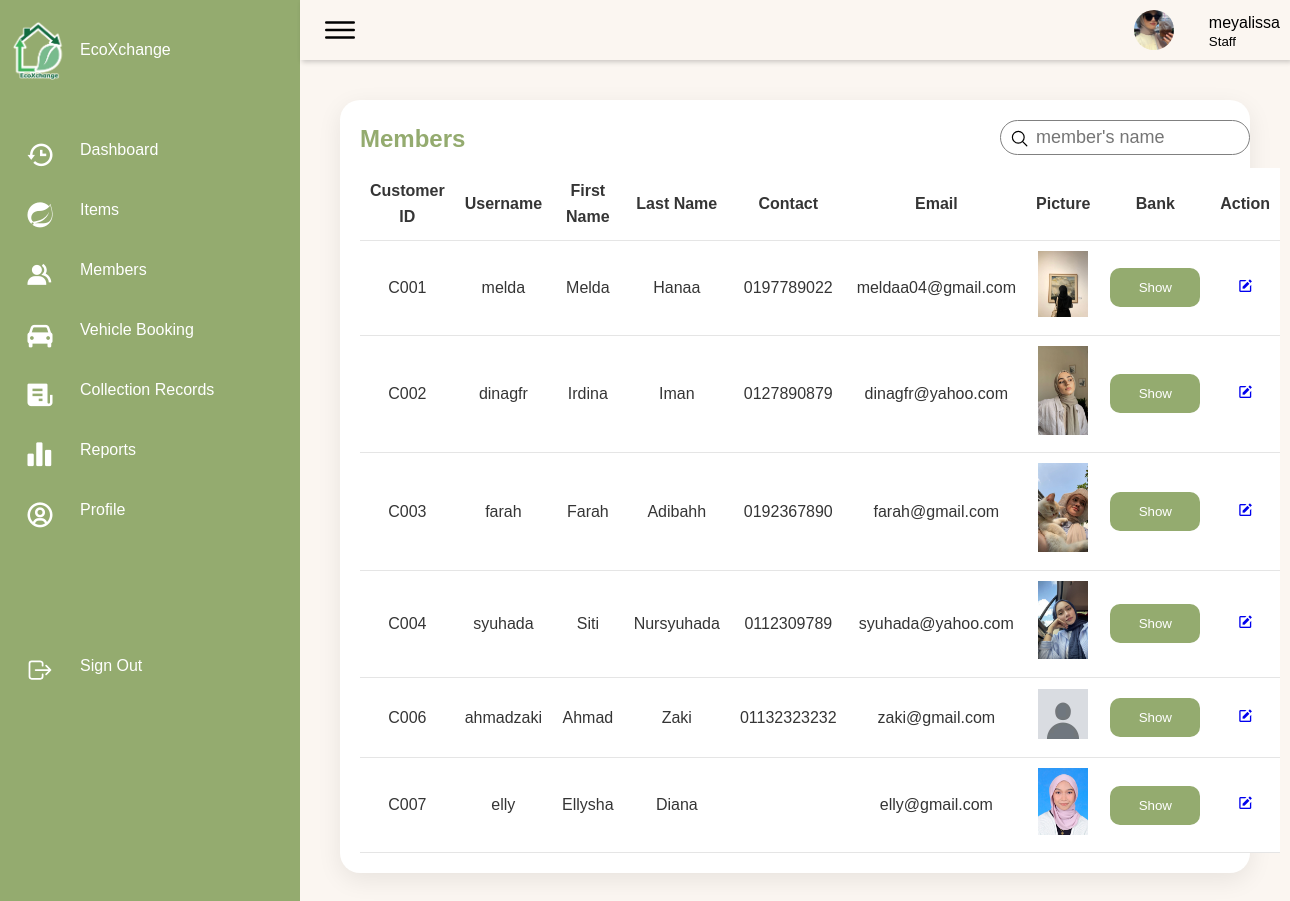
Screenshot of /EcoXchange/pages/members.php (signed in) with the database file from the repository.
### tables this page shows
CREATE TABLE `staff` (
  `staff_ID` varchar(10) NOT NULL,
  `staff_username` varchar(20) NOT NULL,
  `staff_password` varchar(200) NOT NULL,
  `staff_first_name` varchar(30) NOT NULL,
  `staff_last_name` varchar(30) NOT NULL,
  `staff_contact_no` varchar(12) NOT NULL,
  `staff_email` varchar(30) NOT NULL,
  `category` varchar(30) NOT NULL,
  `staff_pict` varchar(255) NOT NULL
);

CREATE TABLE `customer` (
  `cust_ID` varchar(10) NOT NULL,
  `cust_username` varchar(20) NOT NULL,
  `cust_password` varchar(128) NOT NULL,
  `cust_first_name` varchar(30) DEFAULT NULL,
  `cust_last_name` varchar(30) DEFAULT NULL,
  `cust_contact_no` varchar(12) DEFAULT NULL,
  `cust_email` varchar(30) NOT NULL,
  `cust_pict` varchar(255) NOT NULL,
  `bank_id` varchar(10) DEFAULT NULL
);

### EcoXchange/includes/fetchUserData.php (called while the page is built, shortened)
<?php
include("dbconn.php");
$username = $_SESSION['username'];
$role = $_SESSION['role'];
if ($role === 'Staff') {
    $sql = "SELECT * FROM staff WHERE staff_username = '$username'";
} elseif ($role === 'Customer') {
    $sql = "SELECT * FROM customer WHERE cust_username = '$username'";
} else {
    header("Location: ../pages/Login.php");
    exit();
}
$query = mysqli_query($dbconn, $sql) or die("Error: " . mysqli_error($dbconn));
$user = mysqli_fetch_assoc($query);
$name = $user["staff_username"] ?? $user["cust_username"];
$image = $user["staff_pict"] ?? $user["cust_pict"];
?>

### EcoXchange/pages/members.php (the view, shortened to what this page needs)
<?php
include('../includes/dbconn.php');
include('../includes/fetchUserData.php');
?>
<!DOCTYPE html>
<html lang="en">
<head>
    <link href="https://unpkg.com/boxicons@2.0.7/css/boxicons.min.css" rel="stylesheet" />
    <link rel="stylesheet" href="../style/members.css">
    <link rel="stylesheet" href="../style/alert.css">
</head>
<body>
    <div class="container">
        <?php include('sidebar-1.php'); ?>
        <div class="main">
            <?php include('header.php'); ?>
            <div class="content">
                <div class="details">
                    <div class="itemlist">
                        <div class="tableHeader">
                            <h2>Members</h2>
                            <div class="searchbar">
                                <label>
                                <input type="text" name="" id="search-member" placeholder="member's name" onkeyup="searchmember()">
                                <ion-icon name="search-outline"></ion-icon>
                                </label>
                            </div>
                        </div>
                        <?php
                            $sql = "SELECT * FROM customer c JOIN bank_details b ON c.bank_id = b.bank_id";
                            $query = mysqli_query($dbconn, $sql);
                            $num_rows = mysqli_num_rows($query);
                            if ($num_rows == 0) {
                                echo "No item found";
                            } else {
                                echo '<table class="table1">';
                                echo "<thead>";
                                echo "<tr>";
                                echo "<td>Customer ID</td>";
                                echo "<td>Username</td>";
                                echo "<td>First Name</td>";
                                echo "<td>Last Name</td>";
                                echo "<td>Contact</td>";
                                echo "<td>Email</td>";
                                echo "<td>Picture</td>";
                                echo "<td>Bank</td>";
                                echo "<td>Action</td>";
                                echo "</tr>";
                                echo "</thead>";
                                echo "<tbody>";
                                while ($row = mysqli_fetch_array($query)) {
                                    echo "<tr>";
                                    echo '<td class="idcust">' . $row["cust_ID"] . "</td>";
                                    echo "<td>" . $row["cust_username"] . "</td>";
                                    echo "<td>" . $row["cust_first_name"] . "</td>";
                                    echo "<td>" . $row["cust_last_name"] . "</td>";
                                    echo "<td>" . $row["cust_contact_no"] . "</td>";
                                    echo "<td>" . $row["cust_email"] . "</td>";
                                    echo '<td><img src="' . $row['cust_pict'] . '" alt=""></td>';
                                    echo '<td><button type="button" class="btnBank" id="btnBank" data-bank-name="' . $row["bank_name"] . '" data-bank-acc-no="' . $row["bank_acc_no"] . '" data-bank-full-name="' . $row["bank_full_name"] . '">Show</button></td>';
                                    echo "<td><a href='editMem-1.php?cust_ID=".$row["cust_ID"]."'><i class='bx bxs-edit'></a></td>";
                                    echo "</tr>";
                                }
                                echo "</tbody>";
                                echo "</table>";
                            }
                        ?>
                    </div>
                </div>
            </div>
        </div>
    </div>
</body>
</html>

### EcoXchange/pages/header.php
<div class="topbar">
    <div class="toggle">
        <ion-icon name="menu-outline"></ion-icon>
    </div>
    <div class="user">
        <img src="<?php echo $image; ?>" alt="">
        <div class="info">
            <p><?php echo $name; ?></p>
            <small><?php echo $role; ?></small>
        </div>
    </div>
</div>

### EcoXchange/style/members.css (style rules this page uses)
.btnBank { padding: 12px 0px; width: 90px; background-color: var(--primary-color); border: 0; border-radius: 10px; color: white; margin: 10px auto; cursor: pointer; }
.info { padding-left: 20px; }
tr { padding: 10px 0; }

### EcoXchange/style/items-1.css (style rules this page uses)
.content img { width:50px; }
.content { width: 100%; }
.table1 tr { background-color: white ; color: black; }
.table1 td, .table1 th { text-align: center; }
.details { position: relative; width: 100%; padding: 20px; }
.details .itemlist { position: relative; display: grid; min-height: 500px; background: var(--white-color); padding: 20px; box-shadow: 0 7px 25px rgba(0, 0, 0, 0.08); border-radius: 20px; }
.details .tableHeader { display: flex; justify-content: space-between; align-items: flex-start; }
.tableHeader h2 { font-weight: 600; color: var(--primary-color); }
.details table { width: 100%; border-collapse: collapse; margin-top: 10px; }
.details table thead td { font-weight: 600; }
.details .itemlist table tr { color: var(--dark-color); border-bottom: 1px solid rgba(0, 0, 0, 0.1); }
.details .itemlist table tr:last-child { border-bottom: 1px solid rgba(0, 0, 0, 0.1); }
.details .itemlist table tr td { padding: 10px; }
.details .itemlist table tr td:last-child { text-align: center; }
.details .itemlist table tr td:nth-child(2) { text-align: center; }
.details .itemlist table tr td:nth-child(3) { text-align: center; }
.content { padding:20px; }

### EcoXchange/style/SidebarUser.css (style rules this page uses)
* { font-family: "Ubuntu", sans-serif; margin: 0; padding: 0; box-sizing: border-box; }
body { min-height: 100vh; overflow-x: hidden; }
.container { position: relative; width: 100%; }
.main { position: absolute; width: calc(100% - 300px); left: 300px; min-height: 100vh; background: var(--background-color); transition: 0.5s; }
.topbar { width: 100%; height: 60px; display: flex; justify-content: space-between; align-items: center; padding: 0 10px; box-shadow: 2px 2px 5px rgba(0, 0, 0, 0.2); }
.toggle { position: relative; width: 60px; height: 60px; display: flex; justify-content: center; align-items: center; font-size: 2.5rem; cursor: pointer; }
.user { position: relative; display: flex; }
.user img { width: 40px; height: 40px; object-fit: cover; border-radius: 50%; cursor: pointer; }
.user .info { margin-left: 15px; height: 40px; }
.user p { margin-bottom: -8px; }
.user small { margin-top: -8px; }
.content { padding:20px; }

### EcoXchange/style/style.css (style rules this page uses)
:root { --background-color: #FBF6F1; --primary-color: #94AB6F; --dark-prim-color: #849B60; --secondary-color: #136B40; --white-color: #fff; --dark-color: #353535; --black-color: black; --text-grey: grey; --body-font: "Poppins", sans-serif, "Martel"; --biggest-font-size: 4.5rem; --h1-font-size: 2.5rem; --h2-font-size: 1.5rem; --h3-font-size: 1.25rem; --normal-font-size: 1rem; --small-font-size: 0.875rem; --smaller-font-size: 0.813rem; --font-medium: 400; --font-semi-bold: 600; --font-bold: 700; --mb-1: 0.5rem; --mb-2: 1rem; --mb-3: 1.5rem; --mb-4: 2rem; --mb-5: 2.5rem; --mb-6: 3rem; --z-normal: 1; --z-tooltip: 10; --z-fixed: 100; --screen-size: 80vh; --padding-size: 4rem 0 2rem; }
html { scroll-behavior: smooth; }
* { text-decoration: none; list-style: none; }
body { margin: var(--header-height) 0 0 0; font-family: var(--body-font); font-size: var(--normal-font-size); font-weight: var(--font-medium); background-color: var(--background-color); line-height: 1.6; }

### EcoXchange/style/searchbar.css (style rules this page uses)
.searchbar { width: 250px; margin-right: 30px; }
.searchbar label { position: relative; width: 100%; }
.searchbar label input { width: 100%; height: 35px; border-radius: 40px; padding: 5px 20px; padding-left: 35px; font-size: 18px; outline: none; border: 1px solid var(--text-grey); }
.searchbar label ion-icon { position: absolute; top: 0; left: 10px; font-size: 1.2rem; }

### rows the page displays
staff: staff_pict (picture), staff_username "meyalissa"
customer: cust_ID "C001", cust_username "melda", cust_first_name "Melda", cust_last_name "Hanaa", cust_contact_no "0197789022", cust_email "meldaa04@gmail.com", cust_pict (picture)
customer: cust_ID "C002", cust_username "dinagfr", cust_first_name "Irdina", cust_last_name "Iman", cust_contact_no "0127890879", cust_email "dinagfr@yahoo.com", cust_pict (picture)
customer: cust_ID "C003", cust_username "farah", cust_first_name "Farah", cust_last_name "Adibahh", cust_contact_no "0192367890", cust_email "farah@gmail.com", cust_pict (picture)
customer: cust_ID "C004", cust_username "syuhada", cust_first_name "Siti", cust_last_name "Nursyuhada", cust_contact_no "0112309789", cust_email "syuhada@yahoo.com", cust_pict (picture)
customer: cust_ID "C006", cust_username "ahmadzaki", cust_first_name "Ahmad", cust_last_name "Zaki", cust_contact_no "01132323232", cust_email "zaki@gmail.com", cust_pict (placeholder picture)
customer: cust_ID "C007", cust_username "elly", cust_first_name "Ellysha", cust_last_name "Diana", cust_email "elly@gmail.com", cust_pict (picture)

### other values shown
$role "Staff"
